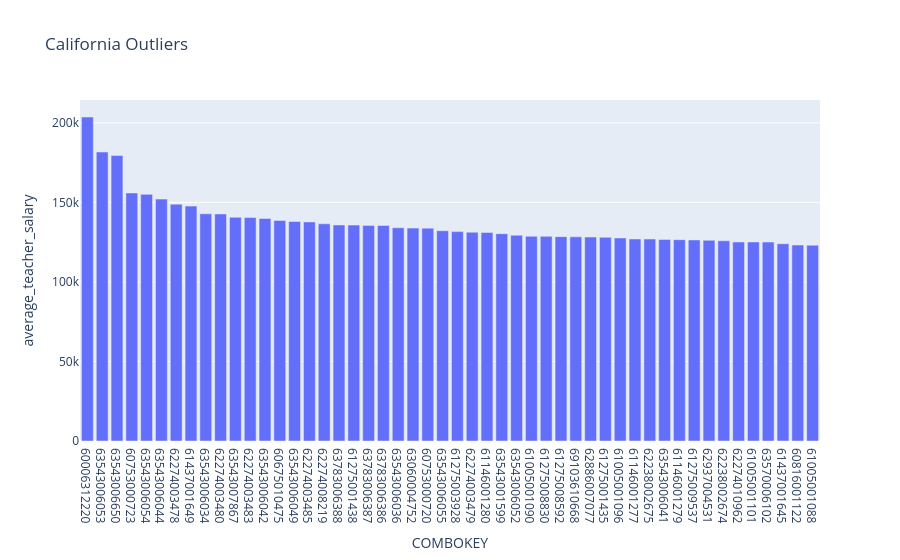

Notebook code for this chart:
### Code cell
n = 50

# Plot Top N States by Average Teacher Salary
top_n_states = master_df[master_df['LEA_STATE'] == 'CA'].sort_values('average_teacher_salary', ascending=False).head(n)
top_n_states = top_n_states.reset_index()
top_n_states['COMBOKEY'] = top_n_states['COMBOKEY'].astype(str)
fig = px.bar(top_n_states, x='COMBOKEY', y='average_teacher_salary', title=f'California Outliers')
# set range to start at 60k
#fig.update_yaxes(range=[60_000, 160_000])
fig.show()

### Figure 1 — Plotly figure (JSON) as saved in the notebook; plotly's stock layout.template omitted (floating-point values rounded to 4 significant figures)
{"data": [{"alignmentgroup": "True", "hovertemplate": "COMBOKEY=%{x}<br>average_teacher_salary=%{y}<extra></extra>", "legendgroup": "", "marker": {"color": "#636efa", "pattern": {"shape": ""}}, "name": "", "offsetgroup": "", "orientation": "v", "showlegend": false, "textposition": "auto", "type": "bar", "x": ["60006312220", "63543006053", "63543006650", "60753000723", "63543006054", "63543006044", "62274003478", "61437001649", "63543006034", "62274003480", "63543007867", "62274003483", "63543006042", "60675010475", "63543006049", "62274003485", "62274008219", "63783006388", "61275001438", "63783006387", "63783006386", "63543006036", "63060004752", "60753000720", "63543006055", "61275003928", "62274003479", "61146001280", "63543001599", "63543006052", "61005001090", "61275008830", "61275008592", "69103610668", "62886007077", "61275001435", "61005001096", "61146001277", "62238002675", "63543006041", "61146001279", "61275009537", "62937004531", "62238002674", "62274010962", "61005001101", "63570006102", "61437001645", "60816001122", "61005001088"], "xaxis": "x", "y": [203600.0, 181700.0, 179500.0, 156000.0, 155000.0, 152100.0, 148900.0, 147700.0, 142800.0, 142800.0, 140600.0, 140500.0, 139900.0, 138700.0, 138000.0, 137700.0, 136500.0, 135800.0, 135700.0, 135500.0, 135500.0, 134100.0, 133800.0, 133800.0, 132200.0, 131600.0, 131300.0, 131100.0, 130300.0, 129300.0, 128700.0, 128600.0, 128500.0, 128300.0, 128200.0, 128000.0, 127600.0, 127000.0, 126900.0, 126700.0, 126600.0, 126400.0, 126200.0, 125900.0, 125100.0, 125100.0, 125100.0, 124000.0, 123200.0, 123100.0], "yaxis": "y"}], "layout": {"barmode": "relative", "legend": {"tracegroupgap": 0}, "title": {"text": "California Outliers"}, "xaxis": {"anchor": "y", "domain": [0, 1], "title": {"text": "COMBOKEY"}}, "yaxis": {"anchor": "x", "domain": [0, 1], "title": {"text": "average_teacher_salary"}}}}
